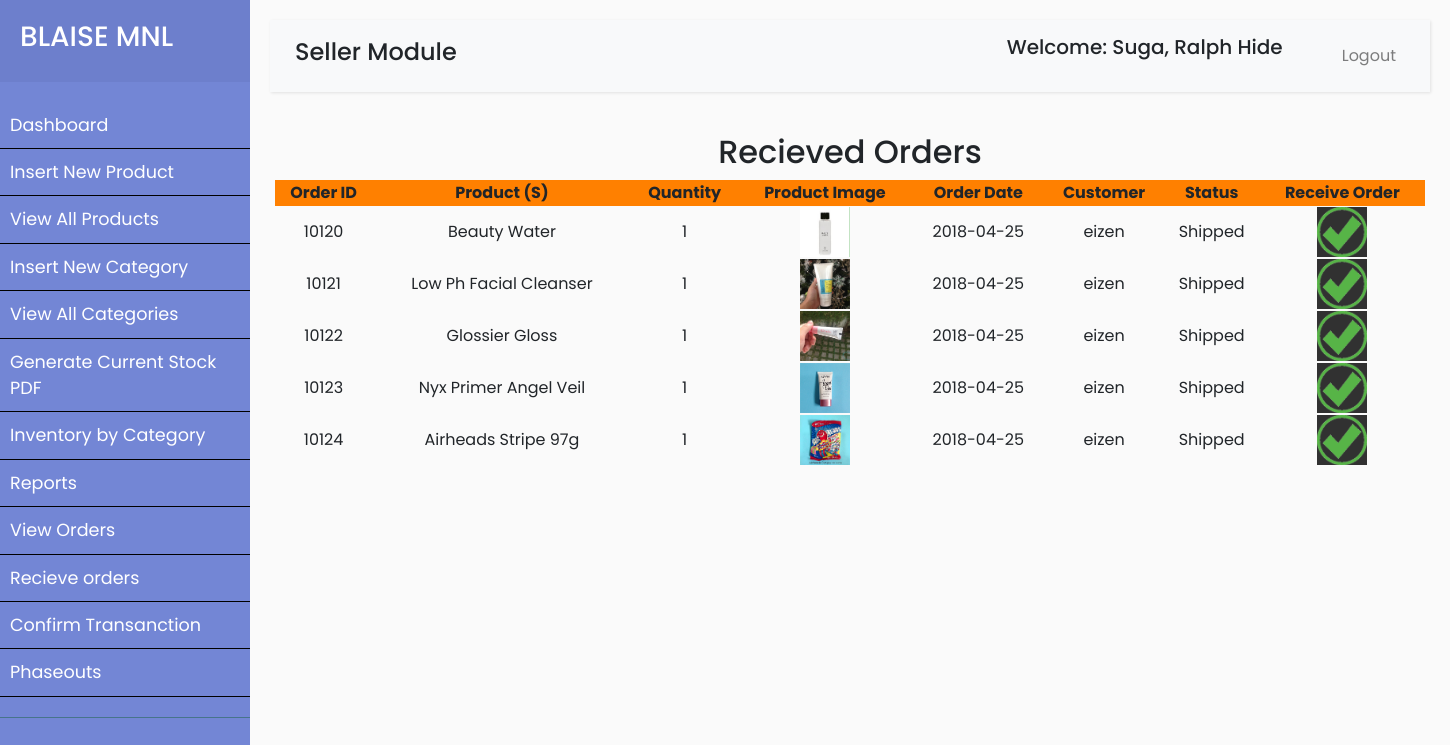
/sellerpage/index.php?done (signed in), run on the app's committed database.
### tables this page shows
CREATE TABLE `orders` (
  `orderid` int(255) NOT NULL,
  `qty` varchar(255) NOT NULL,
  `receipt_id` int(11) NOT NULL,
  `pro_id` varchar(255) NOT NULL,
  `order_date` varchar(255) NOT NULL,
  `status` varchar(255) NOT NULL,
  `customer` varchar(123) NOT NULL,
  `recieved_by` varchar(123) NOT NULL,
  `customer_contact` int(11) NOT NULL,
  `customer_address` varchar(256) NOT NULL,
  `date_paid` varchar(213) NOT NULL
);

CREATE TABLE `products` (
  `prod_id` int(100) NOT NULL,
  `prod_title` text NOT NULL,
  `prod_cat` text NOT NULL,
  `prod_brand` int(11) NOT NULL,
  `prod_qty` int(100) NOT NULL,
  `prod_price` decimal(65,2) NOT NULL,
  `prod_image` text NOT NULL,
  `dateentered` varchar(123) NOT NULL,
  `prod_desc` varchar(255) NOT NULL
);

### sellerpage/done.php (the view, shortened to what this page needs)
<?php
if(!isset($_SESSION['user_email'])){
	echo "<script>window.open('login.php?not_admin=You are not an Admin!','_self')</script>";
}
else {
?>
<table width="1150" align="center">
	<tr align="center">
		<td colspan="8"><h2>Recieved Orders</h2></td>
	</tr>
	<tr align="center" bgcolor="#ff8000" style="text-align:center;">
		<th>Order ID</th>
		<th>Product (S)</th>
		<th>Quantity</th>
		<th>Product Image</th>
		<th>Order Date</th>
		<th>Customer</th>
		<th>Status</th>
		<th>Receive Order</th>
	</tr>
	<?php
	include("includes/db.php");
	$get_order = "select * from orders where status= 'Shipped'";
	$run_order = mysqli_query($con, $get_order);
	while ($row_pro=mysqli_fetch_array($run_order)){
	$order_id = $row_pro['orderid'];
		$qty = $row_pro['qty'];
		$pro_id = $row_pro['pro_id'];
		$order_date = $row_pro['order_date'];
		$cust = $row_pro['customer'];
		$status = $row_pro['status'];
		$receipt = $row_pro['receipt_id'];
		$get_pro = "select * from products where prod_id='$pro_id'";
		$run_pro = mysqli_query($con, $get_pro);
		$row_pro=mysqli_fetch_array($run_pro);
		$pro_image = $row_pro['prod_image'];
		$pro_title = $row_pro['prod_title'];
?>
	<tr align="center" style="text-align:center;">
			<td><?php echo $order_id;?></td>
		<td style="display:none"><?php echo $receipt ?>
		<td><?php echo $pro_title;?></td>
			<td><?php echo $qty;?></td>
		<td><img src="../admin_area/product_images/<?php echo $pro_image;?>" width="50" height="50" />
		</td>
		<td><?php echo $order_date;?></td>
		<td><?php echo $cust;?></td>
		<td><?php echo $status;?></td>
		<td><a href="d.php?d_pro=<?php echo $receipt;?>"><img src="done.png" width="50" height="50"></a></td>
	</tr>
	<?php
	}
	?>
</table>
<?php } ?>

### sellerpage/css/style.css (style rules this page uses)
body { font-family: 'Poppins', sans-serif; background: #fafafa; }
a, a:hover, a:focus { color: inherit; text-decoration: none; transition: all 0.3s; }

### data on the page
orders: orderid "10120", products.prod_title "Beauty Water", qty "1", products.prod_image (picture), order_date "2018-04-25", customer "eizen", status "Shipped"
orders: orderid "10121", products.prod_title "Low Ph Facial Cleanser", qty "1", products.prod_image (picture), order_date "2018-04-25", customer "eizen", status "Shipped"
orders: orderid "10122", products.prod_title "Glossier Gloss", qty "1", products.prod_image (picture), order_date "2018-04-25", customer "eizen", status "Shipped"
orders: orderid "10123", products.prod_title "Nyx Primer Angel Veil", qty "1", products.prod_image (picture), order_date "2018-04-25", customer "eizen", status "Shipped"
orders: orderid "10124", products.prod_title "Airheads Stripe 97g", qty "1", products.prod_image (picture), order_date "2018-04-25", customer "eizen", status "Shipped"
